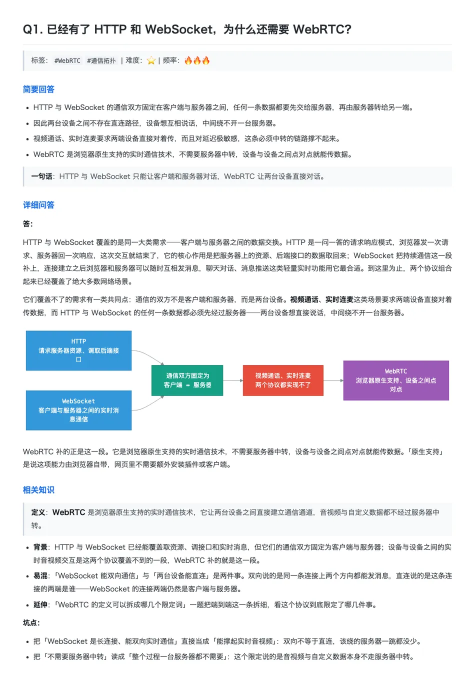
#> input picture assets/deliverable-interview-q1.webp, 950 x 1359 px (shown at 1/2 size)
$ python -i dedupe_frames.py   (imports and definitions only)
#> lines starting #> are read from the running program, lines starting #| are printed output that depends on the picture
#!/usr/bin/env python3
# -*- coding: utf-8 -*-
"""对可见播放器截图做画面去重，产出保留清单、去重日志和补采样提示。

判定用灰度 96×54 缩略图的平均像素差，纯 Pillow 实现，不依赖 numpy。
连续重复画面保留的是最后一帧：采集到的重复画面里，最后一帧才是画面定格、内容完整的那一张，
第一帧可能停在淡入或代码刚敲到一半的中间态。

需要 Pillow。
"""

from __future__ import annotations

import argparse
import bisect
import json
from pathlib import Path
from typing import Any, Iterable

from PIL import Image, ImageChops, ImageStat


SIGNATURE_SIZE = (96, 54)
# 默认阈值。旧默认 9 会把版式相近、内容不同的幻灯片（同一模版的相邻页）合并掉；
# 实测 2–3 才与人眼判断一致，宁可多留几张近似的，也不要吞掉不同的画面。
DEFAULT_THRESHOLD = 3.0
# 缩略图总览：每张缩略图的尺寸与每行张数
SHEET_THUMB = (240, 135)
SHEET_COLUMNS = 8
IMAGE_SUFFIXES = (".png", ".jpg", ".jpeg", ".webp", ".bmp")
FRAME_LIST_KEYS = ("frames", "captures", "records", "entries", "logs", "keyframes")
TIME_KEYS = ("actual_time", "requested_time", "time", "seconds", "timestamp")


def frame_signature(image: Image.Image, crop: tuple[int, int, int, int] | None = None) -> Image.Image:
    """把画面压成灰度缩略图，作为变化检测的签名。"""
    if crop is not None:
        x, y, width, height = crop
        image = image.crop((x, y, x + width, y + height))
    return image.convert("L").resize(SIGNATURE_SIZE, Image.Resampling.BILINEAR)


def frame_distance(left: Image.Image, right: Image.Image) -> float:
    """返回两张签名的平均像素差。"""
    return float(ImageStat.Stat(ImageChops.difference(left, right)).mean[0])


# [317 lines left out: functions iter_records, load_frame_records, infer_part, infer_time, build_entry, group_runs and 5 more, not called in this run]


# [2 lines not run here, left out]

>>> from PIL import Image
>>> picture = Image.open('../../assets/deliverable-interview-q1.webp')
#> picture is the input picture: PIL image 950x1359 RGB; mean R, G, B 235.4, 237.5, 240.2
>>> result = frame_signature(picture)
#> in frame_signature, `return image.convert("L").resize(SIGNATURE_SIZE, Image.Resampling.BILI..`:
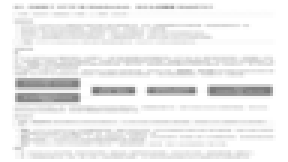
#> returned value: PIL image 96x54 L (shown 3 times larger); min 116, max 255, mean 237.2

$ run again, on assets/template-glacier-glass.webp
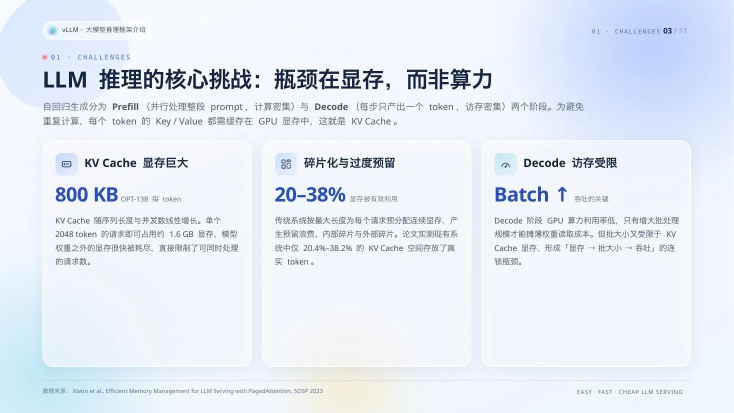
#> input picture assets/template-glacier-glass.webp, 1467 x 825 px (shown at 1/2 size)
#> picture is the input picture: PIL image 1467x825 RGB; mean R, G, B 229.6, 235.9, 245.4
#> in frame_signature, `return image.convert("L").resize(SIGNATURE_SIZE, Image.Resampling.BILI..`:
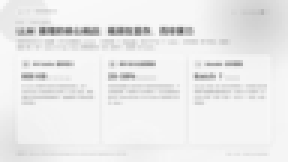
#> returned value: PIL image 96x54 L (shown 3 times larger); min 97, max 250, mean 235

$ run again, on assets/template-paged-daylight.webp
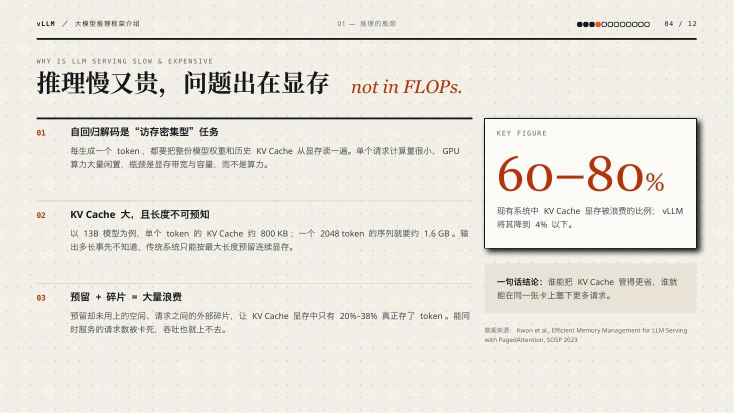
#> input picture assets/template-paged-daylight.webp, 1467 x 825 px (shown at 1/2 size)
#> picture is the input picture: PIL image 1467x825 RGB; mean R, G, B 233.4, 229.9, 222.6
#> in frame_signature, `return image.convert("L").resize(SIGNATURE_SIZE, Image.Resampling.BILI..`:
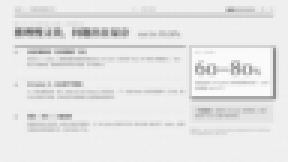
#> returned value: PIL image 96x54 L (shown 3 times larger); min 111, max 250, mean 230.3
